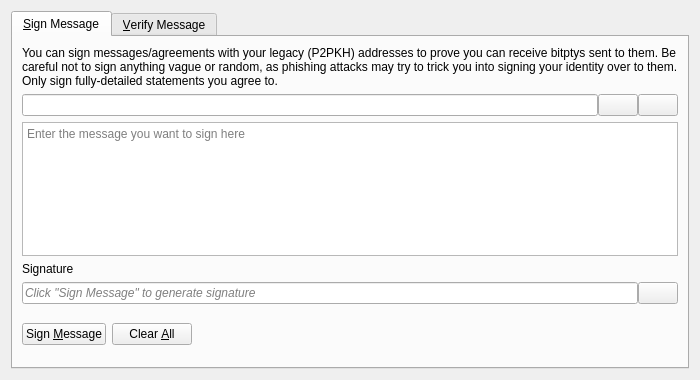
<?xml version="1.0" encoding="UTF-8"?>
<ui version="4.0">
 <class>SignVerifyMessageDialog</class>
 <widget class="QDialog" name="SignVerifyMessageDialog">
  <property name="geometry">
   <rect>
    <x>0</x>
    <y>0</y>
    <width>700</width>
    <height>380</height>
   </rect>
  </property>
  <property name="windowTitle">
   <string>Signatures - Sign / Verify a Message</string>
  </property>
  <property name="modal">
   <bool>true</bool>
  </property>
  <layout class="QVBoxLayout" name="verticalLayout">
   <item>
    <widget class="QTabWidget" name="tabWidget">
     <property name="currentIndex">
      <number>0</number>
     </property>
     <widget class="QWidget" name="tabSignMessage">
      <attribute name="title">
       <string>&amp;Sign Message</string>
      </attribute>
      <layout class="QVBoxLayout" name="verticalLayout_SM">
       <item>
        <widget class="QLabel" name="infoLabel_SM">
         <property name="text">
          <string>You can sign messages/agreements with your legacy (P2PKH) addresses to prove you can receive bitptys sent to them. Be careful not to sign anything vague or random, as phishing attacks may try to trick you into signing your identity over to them. Only sign fully-detailed statements you agree to.</string>
         </property>
         <property name="textFormat">
          <enum>Qt::PlainText</enum>
         </property>
         <property name="wordWrap">
          <bool>true</bool>
         </property>
        </widget>
       </item>
       <item>
        <layout class="QHBoxLayout" name="horizontalLayout_1_SM">
         <property name="spacing">
          <number>0</number>
         </property>
         <item>
          <widget class="QValidatedLineEdit" name="addressIn_SM">
           <property name="toolTip">
            <string>The Bitcoin address to sign the message with</string>
           </property>
          </widget>
         </item>
         <item>
          <widget class="QPushButton" name="addressBookButton_SM">
           <property name="toolTip">
            <string>Choose previously used address</string>
           </property>
           <property name="text">
            <string/>
           </property>
           <property name="icon">
            <iconset resource="../bitcoin.qrc">
             <normaloff>:/icons/address-book</normaloff>:/icons/address-book</iconset>
           </property>
           <property name="shortcut">
            <string>Alt+A</string>
           </property>
           <property name="autoDefault">
            <bool>false</bool>
           </property>
          </widget>
         </item>
         <item>
          <widget class="QPushButton" name="pasteButton_SM">
           <property name="toolTip">
            <string>Paste address from clipboard</string>
           </property>
           <property name="text">
            <string/>
           </property>
           <property name="icon">
            <iconset resource="../bitcoin.qrc">
             <normaloff>:/icons/editpaste</normaloff>:/icons/editpaste</iconset>
           </property>
           <property name="shortcut">
            <string>Alt+P</string>
           </property>
           <property name="autoDefault">
            <bool>false</bool>
           </property>
          </widget>
         </item>
        </layout>
       </item>
       <item>
        <widget class="QPlainTextEdit" name="messageIn_SM">
         <property name="toolTip">
          <string>Enter the message you want to sign here</string>
         </property>
         <property name="placeholderText">
          <string>Enter the message you want to sign here</string>
         </property>
        </widget>
       </item>
       <item>
        <widget class="QLabel" name="signatureLabel_SM">
         <property name="text">
          <string>Signature</string>
         </property>
         <property name="textFormat">
          <enum>Qt::PlainText</enum>
         </property>
        </widget>
       </item>
       <item>
        <layout class="QHBoxLayout" name="horizontalLayout_2_SM">
         <property name="spacing">
          <number>0</number>
         </property>
         <item>
          <widget class="QLineEdit" name="signatureOut_SM">
           <property name="placeholderText">
            <string>Click "Sign Message" to generate signature</string>
           </property>
           <property name="font">
            <font>
             <italic>true</italic>
            </font>
           </property>
           <property name="readOnly">
            <bool>true</bool>
           </property>
          </widget>
         </item>
         <item>
          <widget class="QPushButton" name="copySignatureButton_SM">
           <property name="toolTip">
            <string>Copy the current signature to the system clipboard</string>
           </property>
           <property name="text">
            <string/>
           </property>
           <property name="icon">
            <iconset resource="../bitcoin.qrc">
             <normaloff>:/icons/editcopy</normaloff>:/icons/editcopy</iconset>
           </property>
           <property name="autoDefault">
            <bool>false</bool>
           </property>
          </widget>
         </item>
        </layout>
       </item>
       <item>
        <layout class="QHBoxLayout" name="horizontalLayout_3_SM">
         <item>
          <widget class="QPushButton" name="signMessageButton_SM">
           <property name="toolTip">
            <string>Sign the message to prove you own this Bitcoin address</string>
           </property>
           <property name="text">
            <string>Sign &amp;Message</string>
           </property>
           <property name="icon">
            <iconset resource="../bitcoin.qrc">
             <normaloff>:/icons/edit</normaloff>:/icons/edit</iconset>
           </property>
           <property name="autoDefault">
            <bool>false</bool>
           </property>
          </widget>
         </item>
         <item>
          <widget class="QPushButton" name="clearButton_SM">
           <property name="toolTip">
            <string>Reset all sign message fields</string>
           </property>
           <property name="text">
            <string>Clear &amp;All</string>
           </property>
           <property name="icon">
            <iconset resource="../bitcoin.qrc">
             <normaloff>:/icons/remove</normaloff>:/icons/remove</iconset>
           </property>
           <property name="autoDefault">
            <bool>false</bool>
           </property>
          </widget>
         </item>
         <item>
          <spacer name="horizontalSpacer_1_SM">
           <property name="orientation">
            <enum>Qt::Horizontal</enum>
           </property>
           <property name="sizeHint" stdset="0">
            <size>
             <width>40</width>
             <height>48</height>
            </size>
           </property>
          </spacer>
         </item>
         <item>
          <widget class="QLabel" name="statusLabel_SM">
           <property name="font">
            <font>
             <weight>75</weight>
             <bold>true</bold>
            </font>
           </property>
           <property name="text">
            <string/>
           </property>
           <property name="wordWrap">
            <bool>true</bool>
           </property>
          </widget>
         </item>
         <item>
          <spacer name="horizontalSpacer_2_SM">
           <property name="orientation">
            <enum>Qt::Horizontal</enum>
           </property>
           <property name="sizeHint" stdset="0">
            <size>
             <width>40</width>
             <height>48</height>
            </size>
           </property>
          </spacer>
         </item>
        </layout>
       </item>
      </layout>
     </widget>
     <widget class="QWidget" name="tabVerifyMessage">
      <attribute name="title">
       <string>&amp;Verify Message</string>
      </attribute>
      <layout class="QVBoxLayout" name="verticalLayout_VM">
       <item>
        <widget class="QLabel" name="infoLabel_VM">
         <property name="text">
          <string>Enter the receiver's address, message (ensure you copy line breaks, spaces, tabs, etc. exactly) and signature below to verify the message. Be careful not to read more into the signature than what is in the signed message itself, to avoid being tricked by a man-in-the-middle attack. Note that this only proves the signing party receives with the address, it cannot prove sendership of any transaction!</string>
         </property>
         <property name="textFormat">
          <enum>Qt::PlainText</enum>
         </property>
         <property name="alignment">
          <set>Qt::AlignLeading|Qt::AlignLeft|Qt::AlignTop</set>
         </property>
         <property name="wordWrap">
          <bool>true</bool>
         </property>
        </widget>
       </item>
       <item>
        <layout class="QHBoxLayout" name="horizontalLayout_1_VM">
         <property name="spacing">
          <number>0</number>
         </property>
         <item>
          <widget class="QValidatedLineEdit" name="addressIn_VM">
           <property name="toolTip">
            <string>The Bitcoin address the message was signed with</string>
           </property>
          </widget>
         </item>
         <item>
          <widget class="QPushButton" name="addressBookButton_VM">
           <property name="toolTip">
            <string>Choose previously used address</string>
           </property>
           <property name="text">
            <string/>
           </property>
           <property name="icon">
            <iconset resource="../bitcoin.qrc">
             <normaloff>:/icons/address-book</normaloff>:/icons/address-book</iconset>
           </property>
           <property name="shortcut">
            <string>Alt+A</string>
           </property>
           <property name="autoDefault">
            <bool>false</bool>
           </property>
          </widget>
         </item>
        </layout>
       </item>
       <item>
        <widget class="QPlainTextEdit" name="messageIn_VM">
          <property name="toolTip">
            <string>The signed message to verify</string>
          </property>
          <property name="placeholderText">
            <string>The signed message to verify</string>
          </property>
        </widget>
       </item>
       <item>
        <widget class="QValidatedLineEdit" name="signatureIn_VM">
          <property name="toolTip">
            <string>The signature given when the message was signed</string>
          </property>
          <property name="placeholderText">
            <string>The signature given when the message was signed</string>
          </property>
        </widget>
       </item>
       <item>
        <layout class="QHBoxLayout" name="horizontalLayout_2_VM">
         <item>
          <widget class="QPushButton" name="verifyMessageButton_VM">
           <property name="toolTip">
            <string>Verify the message to ensure it was signed with the specified Bitcoin address</string>
           </property>
           <property name="text">
            <string>Verify &amp;Message</string>
           </property>
           <property name="icon">
            <iconset resource="../bitcoin.qrc">
             <normaloff>:/icons/transaction_0</normaloff>:/icons/transaction_0</iconset>
           </property>
           <property name="autoDefault">
            <bool>false</bool>
           </property>
          </widget>
         </item>
         <item>
          <widget class="QPushButton" name="clearButton_VM">
           <property name="toolTip">
            <string>Reset all verify message fields</string>
           </property>
           <property name="text">
            <string>Clear &amp;All</string>
           </property>
           <property name="icon">
            <iconset resource="../bitcoin.qrc">
             <normaloff>:/icons/remove</normaloff>:/icons/remove</iconset>
           </property>
           <property name="autoDefault">
            <bool>false</bool>
           </property>
          </widget>
         </item>
         <item>
          <spacer name="horizontalSpacer_1_VM">
           <property name="orientation">
            <enum>Qt::Horizontal</enum>
           </property>
           <property name="sizeHint" stdset="0">
            <size>
             <width>40</width>
             <height>48</height>
            </size>
           </property>
          </spacer>
         </item>
         <item>
          <widget class="QLabel" name="statusLabel_VM">
           <property name="font">
            <font>
             <weight>75</weight>
             <bold>true</bold>
            </font>
           </property>
           <property name="text">
            <string/>
           </property>
           <property name="wordWrap">
            <bool>true</bool>
           </property>
          </widget>
         </item>
         <item>
          <spacer name="horizontalSpacer_2_VM">
           <property name="orientation">
            <enum>Qt::Horizontal</enum>
           </property>
           <property name="sizeHint" stdset="0">
            <size>
             <width>40</width>
             <height>48</height>
            </size>
           </property>
          </spacer>
         </item>
        </layout>
       </item>
      </layout>
     </widget>
    </widget>
   </item>
  </layout>
 </widget>
 <customwidgets>
  <customwidget>
   <class>QValidatedLineEdit</class>
   <extends>QLineEdit</extends>
   <header>qt/qvalidatedlineedit.h</header>
  </customwidget>
 </customwidgets>
 <resources>
  <include location="../bitcoin.qrc"/>
 </resources>
 <connections/>
</ui>
